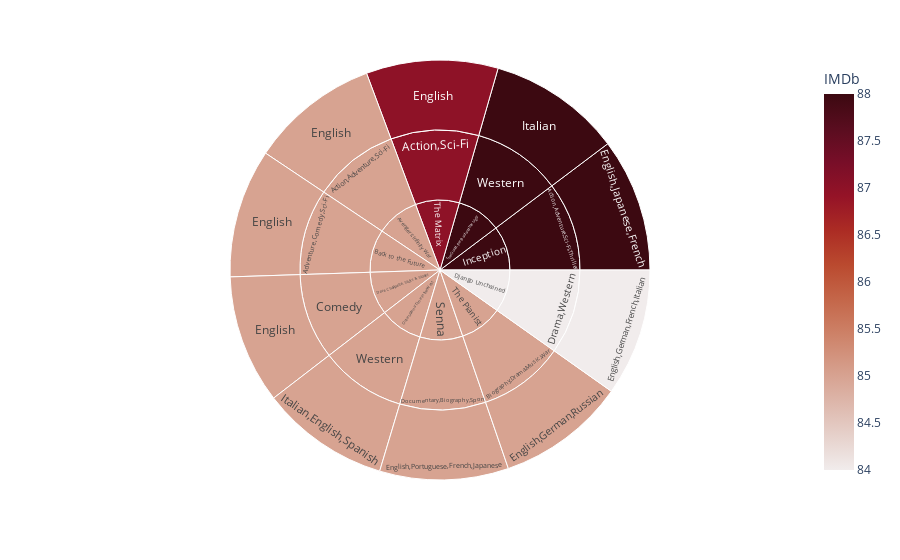

The notebook cell saved with this chart:
### Code cell
sunburst(movie, 'Netflix', 'amp')

### Figure 1 — Plotly figure (JSON) as saved in the notebook; plotly's stock layout.template omitted (floating-point values rounded to 4 significant figures)
{"data": [{"branchvalues": "total", "customdata": [[85], [87], [85], [85], [84], [85], [88], [85], [88], [85], [85], [88], [87], [85], [85], [85], [85], [84], [85], [88], [85], [85], [85], [84], [88], [85], [85], [88], [87], [85]], "domain": {"x": [0, 1], "y": [0, 1]}, "hovertemplate": "labels=%{label}<br>IMDb_sum=%{value}<br>parent=%{parent}<br>id=%{id}<br>IMDb=%{color}<extra></extra>", "ids": ["Avengers: Infinity War/Action,Adventure,Sci-Fi/English", "The Matrix/Action,Sci-Fi/English", "Back to the Future/Adventure,Comedy,Sci-Fi/English", "Dave Chappelle: Sticks & Stones/Comedy/English", "Django Unchained/Drama,Western/English,German,French,Italian", "The Pianist/Biography,Drama,Music,War/English,German,Russian", "Inception/Action,Adventure,Sci-Fi,Thriller/English,Japanese,French", "Senna/Documentary,Biography,Sport/English,Portuguese,French,Japanese", "The Good, the Bad and the Ugly/Western/Italian", "Once Upon a Time in the West/Western/Italian,English,Spanish", "Avengers: Infinity War/Action,Adventure,Sci-Fi", "Inception/Action,Adventure,Sci-Fi,Thriller", "The Matrix/Action,Sci-Fi", "Back to the Future/Adventure,Comedy,Sci-Fi", "The Pianist/Biography,Drama,Music,War", "Dave Chappelle: Sticks & Stones/Comedy", "Senna/Documentary,Biography,Sport", "Django Unchained/Drama,Western", "Once Upon a Time in the West/Western", "The Good, the Bad and the Ugly/Western", "Avengers: Infinity War", "Back to the Future", "Dave Chappelle: Sticks & Stones", "Django Unchained", "Inception", "Once Upon a Time in the West", "Senna", "The Good, the Bad and the Ugly", "The Matrix", "The Pianist"], "labels": ["English", "English", "English", "English", "English,German,French,Italian", "English,German,Russian", "English,Japanese,French", "English,Portuguese,French,Japanese", "Italian", "Italian,English,Spanish", "Action,Adventure,Sci-Fi", "Action,Adventure,Sci-Fi,Thriller", "Action,Sci-Fi", "Adventure,Comedy,Sci-Fi", "Biography,Drama,Music,War", "Comedy", "Documentary,Biography,Sport", "Drama,Western", "Western", "Western", "Avengers: Infinity War", "Back to the Future", "Dave Chappelle: Sticks & Stones", "Django Unchained", "Inception", "Once Upon a Time in the West", "Senna", "The Good, the Bad and the Ugly", "The Matrix", "The Pianist"], "marker": {"coloraxis": "coloraxis", "colors": [85, 87, 85, 85, 84, 85, 88, 85, 88, 85, 85, 88, 87, 85, 85, 85, 85, 84, 85, 88, 85, 85, 85, 84, 88, 85, 85, 88, 87, 85]}, "name": "", "parents": ["Avengers: Infinity War/Action,Adventure,Sci-Fi", "The Matrix/Action,Sci-Fi", "Back to the Future/Adventure,Comedy,Sci-Fi", "Dave Chappelle: Sticks & Stones/Comedy", "Django Unchained/Drama,Western", "The Pianist/Biography,Drama,Music,War", "Inception/Action,Adventure,Sci-Fi,Thriller", "Senna/Documentary,Biography,Sport", "The Good, the Bad and the Ugly/Western", "Once Upon a Time in the West/Western", "Avengers: Infinity War", "Inception", "The Matrix", "Back to the Future", "The Pianist", "Dave Chappelle: Sticks & Stones", "Senna", "Django Unchained", "Once Upon a Time in the West", "The Good, the Bad and the Ugly", "", "", "", "", "", "", "", "", "", ""], "type": "sunburst", "values": [85, 87, 85, 85, 84, 85, 88, 85, 88, 85, 85, 88, 87, 85, 85, 85, 85, 84, 85, 88, 85, 85, 85, 84, 88, 85, 85, 88, 87, 85]}], "layout": {"coloraxis": {"colorbar": {"title": {"text": "IMDb"}}, "colorscale": [[0, "rgb(241, 236, 236)"], [0.09091, "rgb(230, 209, 203)"], [0.1818, "rgb(221, 182, 170)"], [0.2727, "rgb(213, 156, 137)"], [0.3636, "rgb(205, 129, 103)"], [0.4545, "rgb(196, 102, 73)"], [0.5455, "rgb(186, 74, 47)"], [0.6364, "rgb(172, 44, 36)"], [0.7273, "rgb(149, 19, 39)"], [0.8182, "rgb(120, 14, 40)"], [0.9091, "rgb(89, 13, 31)"], [1, "rgb(60, 9, 17)"]]}, "legend": {"tracegroupgap": 0}, "margin": {"t": 60}}}
